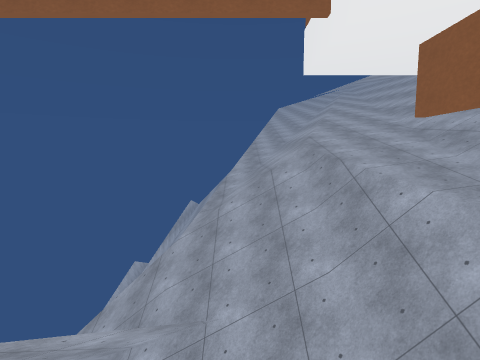
[1] (above)

16 first-person views from a walk through a 3-D level made in the Unity game engine. The camera is 1.4 m above the floor, tilts 6° down and sees 80° across. The floor is counted in squares, 2 m on a side. Each view is taken from the middle of a square. On the plan, view 1 faces up. The plan holds only what a view shows up to about 10 squares ahead; the rest is blank. The place goes on beyond the plan. Some surface patterns are stand-ins.

[2]
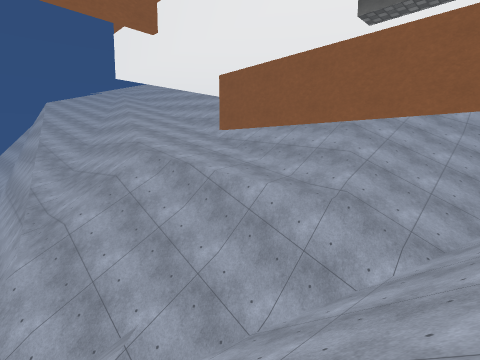

[3]
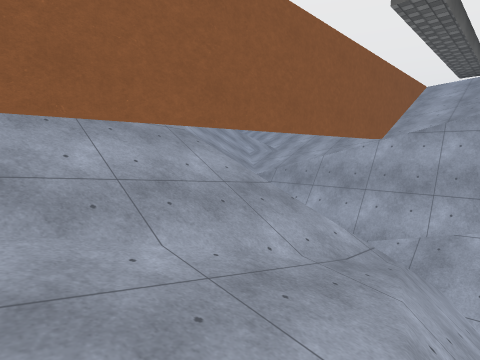

[4]
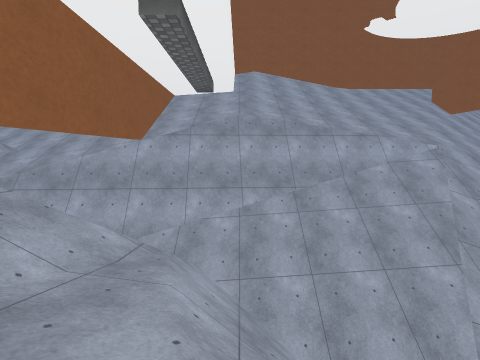

[5]
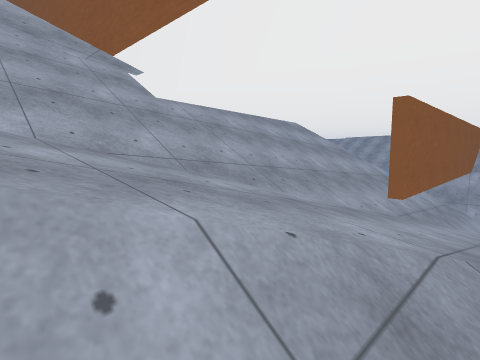

[6]
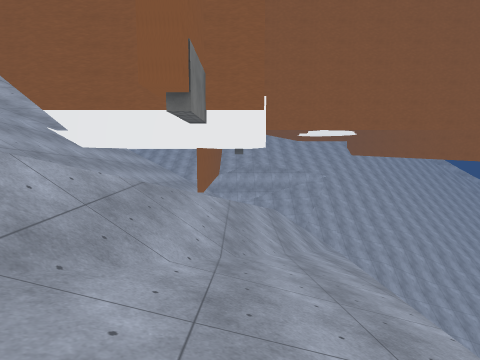

[7]
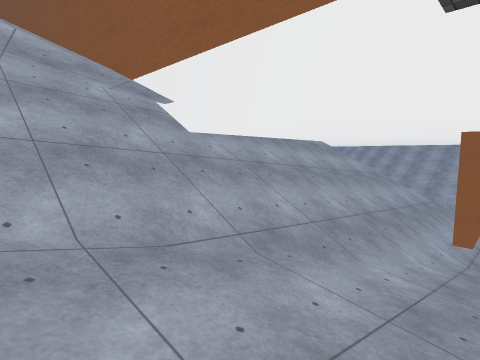

[8]
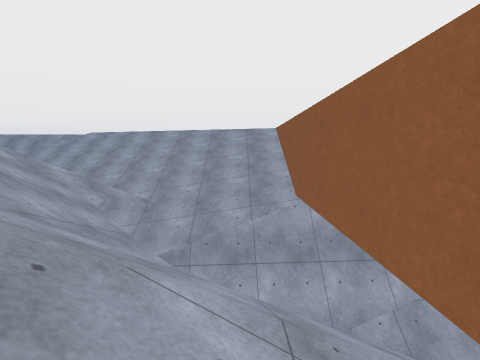

[9]
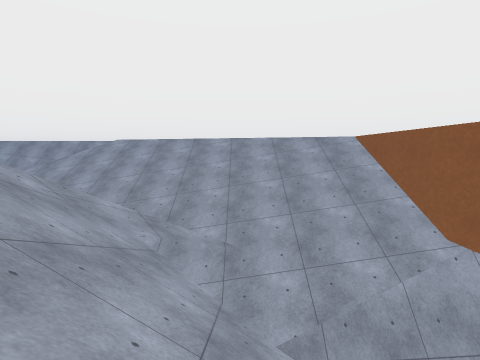

[10]
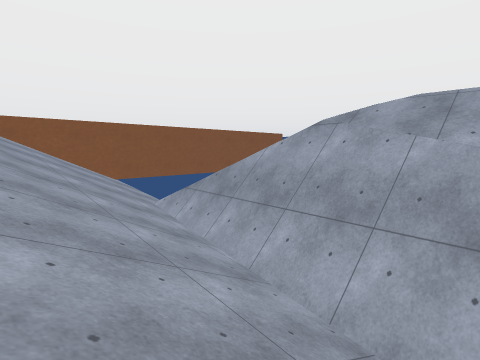

[11]
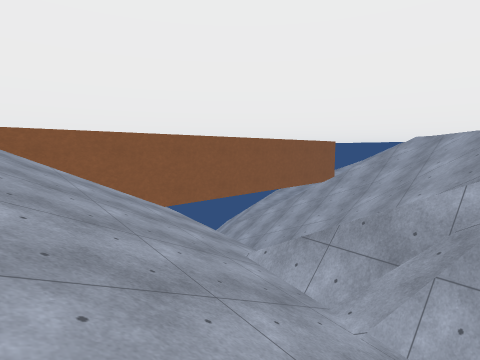

[12]
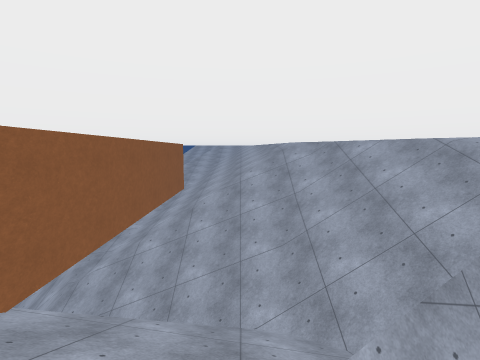

[13]
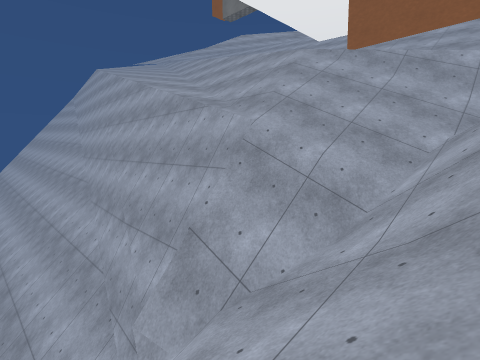

[14]
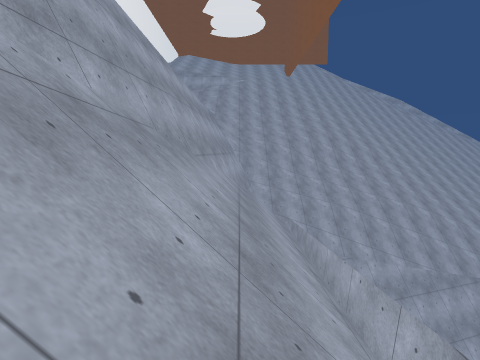

[15]
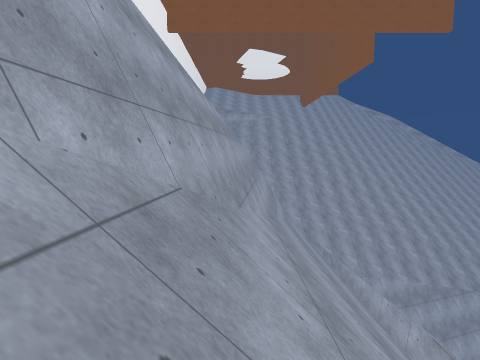

[16]
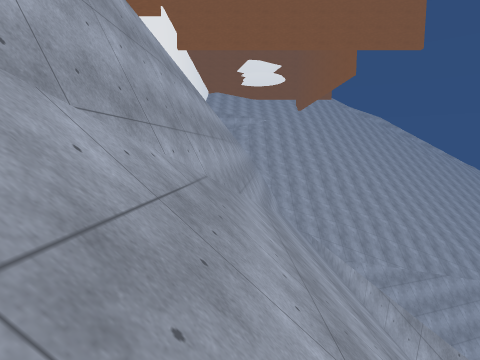

### Floor plan
Key: @ floor where view 1 was taken; # wall or solid block; x gap in a wall; / step, stairs or slope; = window, fence, low wall or low ledge; ^ raised ledge; v drop or lower ground.
Columns run from 11 left of view 1 to 15 right of it. Each row starts with its distance up from view 1.
 23           /
 22           //
 21          //##
 20         ///#
 19        ////#v /
 18       =////#v///
 17       =///##v////
 16       x///# v////
 15       v///#v/////
 14      vv///#v////
 13      vv//##v////////
 12      vv//# v/////////
 11       v//#v//////// //
 10       v//#v///////#########
  9 vvvv  v/##v///////##
  8   vvv  /# v///////##
  7        /#v/////#//=#
  6        /vv/////=//=#
  5        ////////=//=#
  4        //==////#///##
  3       ///^#/////////##
  2          ^///////////#
  1         #=///////////##
  0         =//@//###v#///##
 -1        ///#######////###
 -2       //////vv##////######
 -3      //////// ##/////////=
 -4      ////////# ##=///////
 -5                 ###==/////
 -6                   ####==/
 -7                      ###

Positions as (right, up) in squares from view 1, and headings:
1: (0, 0), facing up
2: (-2, 0), facing up-right
3: (2, 6), facing down-right
4: (2, 6), facing down
5: (3, 13), facing down-right
6: (3, 19), facing down
7: (4, 13), facing down-right
8: (6, 5), facing down
9: (8, 3), facing down
10: (14, -5), facing up-left
11: (11, -5), facing up-left
12: (7, -4), facing up
13: (-5, 3), facing up-right
14: (-3, 18), facing down
15: (-1, 21), facing down
16: (-1, 23), facing down
